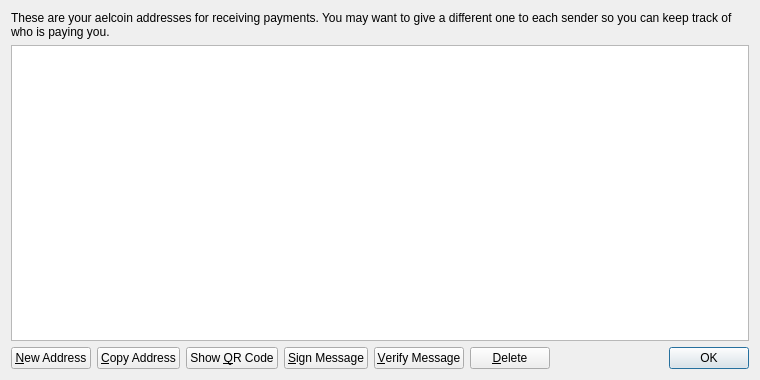
<?xml version="1.0" encoding="UTF-8"?>
<ui version="4.0">
 <class>AddressBookPage</class>
 <widget class="QWidget" name="AddressBookPage">
  <property name="geometry">
   <rect>
    <x>0</x>
    <y>0</y>
    <width>760</width>
    <height>380</height>
   </rect>
  </property>
  <property name="windowTitle">
   <string>Address Book</string>
  </property>
  <layout class="QVBoxLayout" name="verticalLayout">
   <item>
    <widget class="QLabel" name="labelExplanation">
     <property name="text">
      <string>These are your aelcoin addresses for receiving payments. You may want to give a different one to each sender so you can keep track of who is paying you.</string>
     </property>
     <property name="textFormat">
      <enum>Qt::PlainText</enum>
     </property>
     <property name="wordWrap">
      <bool>true</bool>
     </property>
    </widget>
   </item>
   <item>
    <widget class="QTableView" name="tableView">
     <property name="contextMenuPolicy">
      <enum>Qt::CustomContextMenu</enum>
     </property>
     <property name="toolTip">
      <string>Double-click to edit address or label</string>
     </property>
     <property name="tabKeyNavigation">
      <bool>false</bool>
     </property>
     <property name="alternatingRowColors">
      <bool>true</bool>
     </property>
     <property name="selectionMode">
      <enum>QAbstractItemView::SingleSelection</enum>
     </property>
     <property name="selectionBehavior">
      <enum>QAbstractItemView::SelectRows</enum>
     </property>
     <property name="sortingEnabled">
      <bool>true</bool>
     </property>
     <attribute name="verticalHeaderVisible">
      <bool>false</bool>
     </attribute>
    </widget>
   </item>
   <item>
    <layout class="QHBoxLayout" name="horizontalLayout">
     <item>
      <widget class="QPushButton" name="newAddressButton">
       <property name="toolTip">
        <string>Create a new address</string>
       </property>
       <property name="text">
        <string>&amp;New Address</string>
       </property>
       <property name="icon">
        <iconset resource="../bitcoin.qrc">
         <normaloff>:/icons/add</normaloff>:/icons/add</iconset>
       </property>
      </widget>
     </item>
     <item>
      <widget class="QPushButton" name="copyToClipboard">
       <property name="toolTip">
        <string>Copy the currently selected address to the system clipboard</string>
       </property>
       <property name="text">
        <string>&amp;Copy Address</string>
       </property>
       <property name="icon">
        <iconset resource="../bitcoin.qrc">
         <normaloff>:/icons/editcopy</normaloff>:/icons/editcopy</iconset>
       </property>
      </widget>
     </item>
     <item>
      <widget class="QPushButton" name="showQRCode">
       <property name="text">
        <string>Show &amp;QR Code</string>
       </property>
       <property name="icon">
        <iconset resource="../bitcoin.qrc">
         <normaloff>:/icons/qrcode</normaloff>:/icons/qrcode</iconset>
       </property>
      </widget>
     </item>
     <item>
      <widget class="QPushButton" name="signMessage">
       <property name="toolTip">
        <string>Sign a message to prove you own a Bitcoin address</string>
       </property>
       <property name="text">
        <string>&amp;Sign Message</string>
       </property>
       <property name="icon">
        <iconset resource="../bitcoin.qrc">
         <normaloff>:/icons/edit</normaloff>:/icons/edit</iconset>
       </property>
      </widget>
     </item>
     <item>
      <widget class="QPushButton" name="verifyMessage">
       <property name="toolTip">
        <string>Verify a message to ensure it was signed with a specified Bitcoin address</string>
       </property>
       <property name="text">
        <string>&amp;Verify Message</string>
       </property>
       <property name="icon">
        <iconset resource="../bitcoin.qrc">
         <normaloff>:/icons/transaction_0</normaloff>:/icons/transaction_0</iconset>
       </property>
      </widget>
     </item>
     <item>
      <widget class="QPushButton" name="deleteButton">
       <property name="toolTip">
        <string>Delete the currently selected address from the list. Only sending addresses can be deleted.</string>
       </property>
       <property name="text">
        <string>&amp;Delete</string>
       </property>
       <property name="icon">
        <iconset resource="../bitcoin.qrc">
         <normaloff>:/icons/remove</normaloff>:/icons/remove</iconset>
       </property>
      </widget>
     </item>
     <item>
      <spacer name="horizontalSpacer">
       <property name="orientation">
        <enum>Qt::Horizontal</enum>
       </property>
       <property name="sizeHint" stdset="0">
        <size>
         <width>40</width>
         <height>20</height>
        </size>
       </property>
      </spacer>
     </item>
     <item>
      <widget class="QDialogButtonBox" name="buttonBox">
       <property name="sizePolicy">
        <sizepolicy hsizetype="Maximum" vsizetype="Fixed">
         <horstretch>0</horstretch>
         <verstretch>0</verstretch>
        </sizepolicy>
       </property>
       <property name="standardButtons">
        <set>QDialogButtonBox::Ok</set>
       </property>
      </widget>
     </item>
    </layout>
   </item>
  </layout>
 </widget>
 <resources>
  <include location="../bitcoin.qrc"/>
 </resources>
 <connections/>
</ui>
